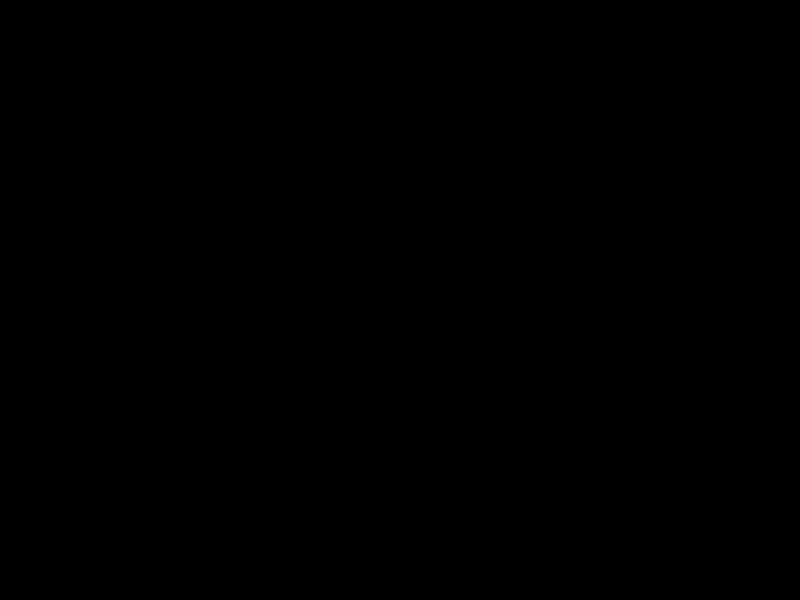
Frame 1 (no input)
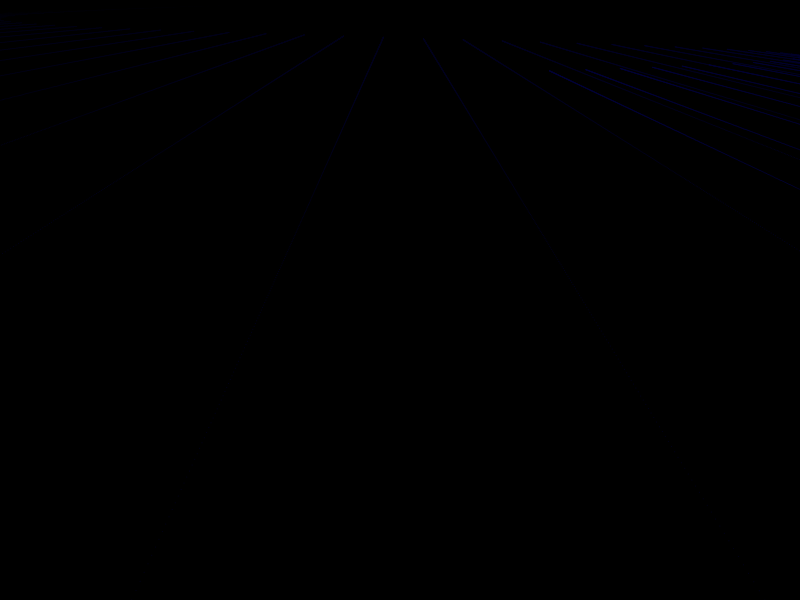
Frame 60 (no input)
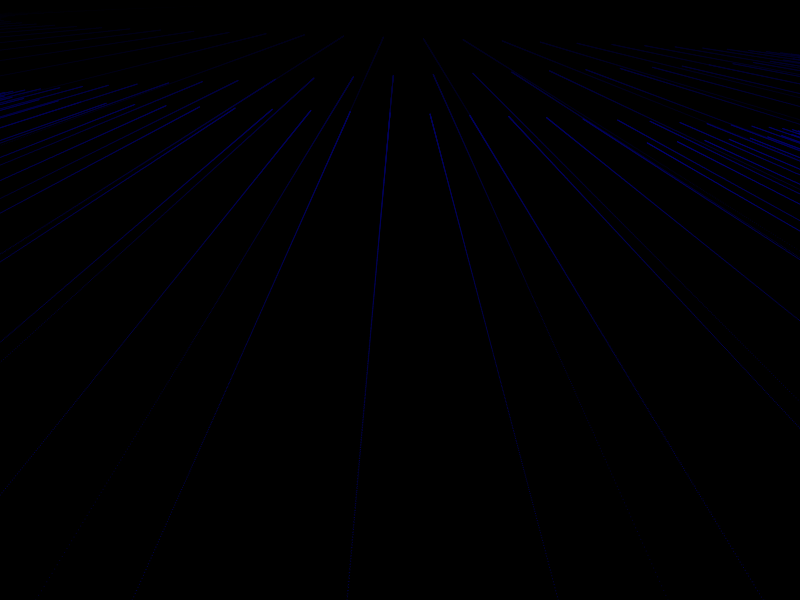
Frame 120 (the mouse pressed at the canvas centre since frame 60)

The p5.js sketch that drew these frames (run headless with seeded random() and noise() and a simulated clock; from frame 60 on, the mouse is pressed at the canvas centre):

// p5.js sketch
// ── sketch.js
function setup(){
  createCanvas(displayWidth, displayHeight);
  background(0);
}

var x = 0;
var y = 0;
var xCol;
var yCol;
var speed;
var col = 0;
var flag = true;

function draw(){
  y = sin(x);
  stroke(0,0,col);
  //stroke(255,0,0);
  for (var i = 1 ; i < 50 ; i=i+0.05) {
  	xCol = map(x,0,i,0,displayHeight);
  	yCol = map(y,0,i/50,displayWidth/2,0);
  	point(yCol,xCol);
  }
  //speed = map(mouseX,0,1500,0,0.01);
  x = x + 0.1;
  if (flag) {
  	col++;
  } else {
  	col--;
  }
  if (col === 0) {
  	flag = true;
  }
  if (col === 255) {
  	flag = false;
  }
  console.log(col);
}
